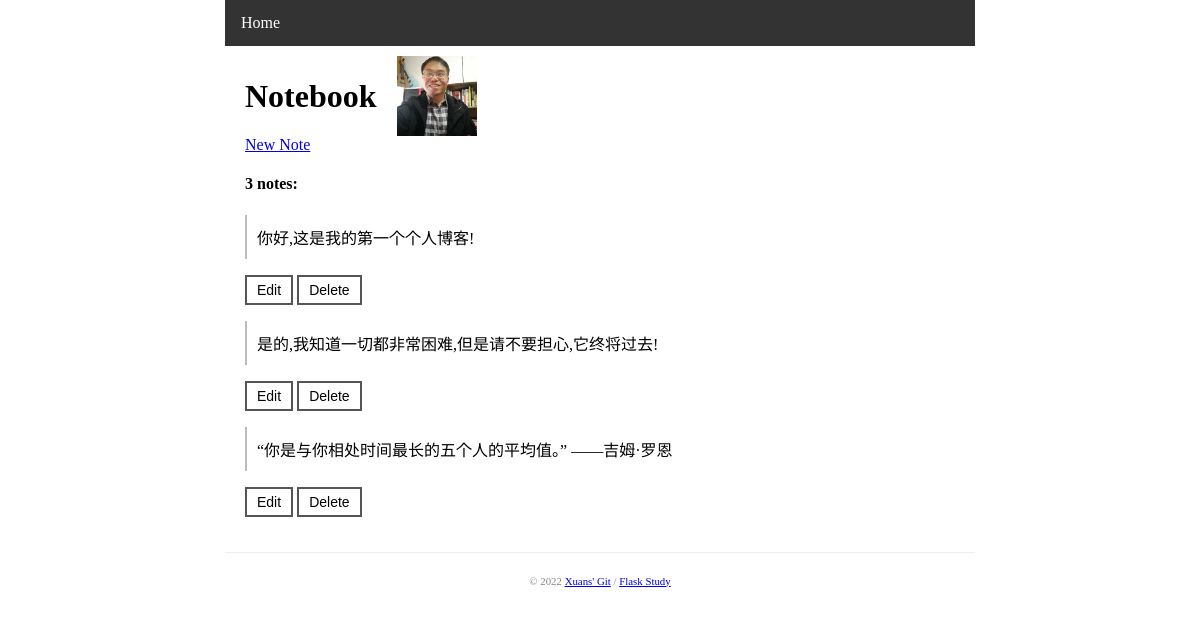
Before: / with the older database file.
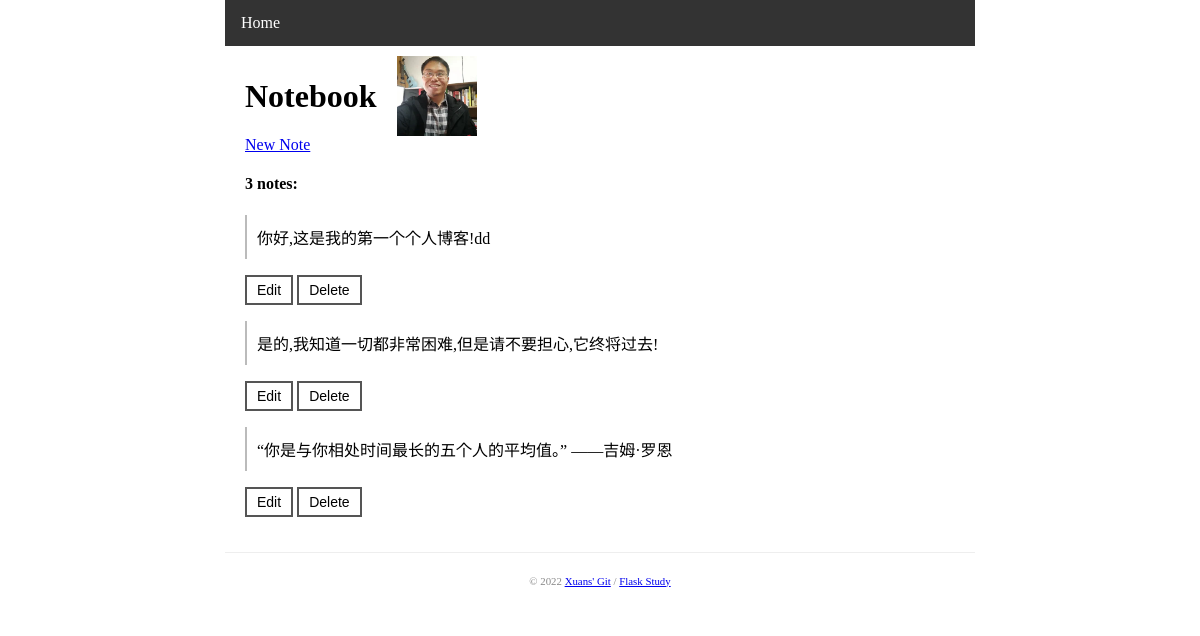
After: the same page with the newer database file.
### models.py (models this page shows, shortened)
class Note(db.Model):
    id = db.Column(db.Integer, primary_key=True)
    body = db.Column(db.Text)

### test.py (the view)
@app.route("/")
def index():
    form = DeleteNoteForm()
    notes = Note.query.all()
    return render_template("index.html", notes=notes, form=form)

### forms.py
class DeleteNoteForm(FlaskForm):
    submit = SubmitField("Delete")

### templates/index.html (shortened to what this page needs)
{% extends "base.html" %}
{% block content %}
<div class="head_container">
    <h1>Notebook</h1>
    <img src="{{ url_for('static', filename='xuan.png') }}"><br>
</div>
    <a href="{{ url_for('new_note') }}">New Note</a>
    <h4>{{ notes|length }} notes: </h4>
    {% for note in notes %}
        <div class="note">
            <p>{{ note.body }}</p>
            <a class= "btn" href="{{ url_for('edit_note', note_id=note.id) }}">Edit</a>
            <form method="post" action="{{ url_for('delete_note', note_id=note.id) }}">
                {{ form.submit(class="btn") }}
            </form>
        </div>
    {% endfor %}
{% endblock %}

### templates/base.html (shortened to what this page needs)
<!DOCTYPE html>
<html>
<head>
    {% block head %}
        {% block styles %}
            <link rel="stylesheet" type="text/css" href="{{ url_for('static', filename='style.css' ) }}">
        {% endblock %}
    {% endblock %}
</head>
<body>
<nav>
    <ul>
        <li><a href="{{ url_for('index') }}">Home</a></li>
    </ul>
</nav>
<main>
    {% block content %}{% endblock %}
</main>
<footer>
    {% block footer %}
    <small> &copy; 2022 <a href="https://github.com/loveplay1983" title="Fork me on GitHub">Xuans' Git</a> /
        <a href="https://github.com/loveplay1983/xuanweb" title="Flask test project">Flask Study</a>
    </small>
    {% endblock %}
</footer>
</body>
</html>

### static/style.css (style rules this page uses)
body { margin: auto; width: 750px; }
nav ul { list-style-type: none; margin: 0; padding: 0; overflow: hidden; background-color: #333; }
nav li { float: left; }
nav li a { display: block; color: white; text-align: center; padding: 14px 16px; text-decoration: none; }
main { padding: 10px 20px; }
footer { font-size: 13px; color: #888; border-top: 1px solid #eee; margin-top: 25px; text-align: center; padding: 20px; }
.note p { padding: 10px; border-left: solid 2px #bbb; }
.note form { display: inline; }
.btn { font-family: Arial; font-size: 14px; padding: 5px 10px; text-decoration: none; cursor: pointer; background-color: white; color: black; border: 2px solid #555555; }
.head_container { width:300px; display: flex; align-items:center; }
.head_container img { width: 80px; margin-left: 20px; }

Changed rows visible on the page:
changed Note: body "你好,这是我的第一个个人博客!" → "你好,这是我的第一个个人博客!dd"
